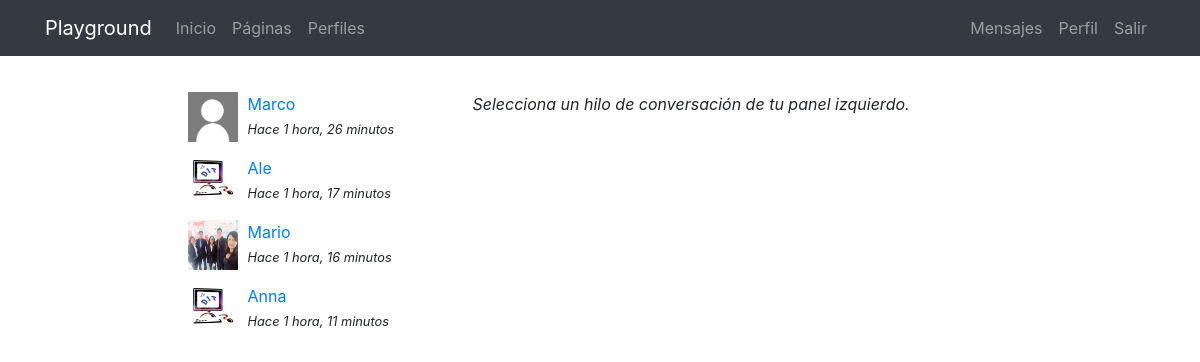
Page /messenger/ (signed in) on the earlier database version.
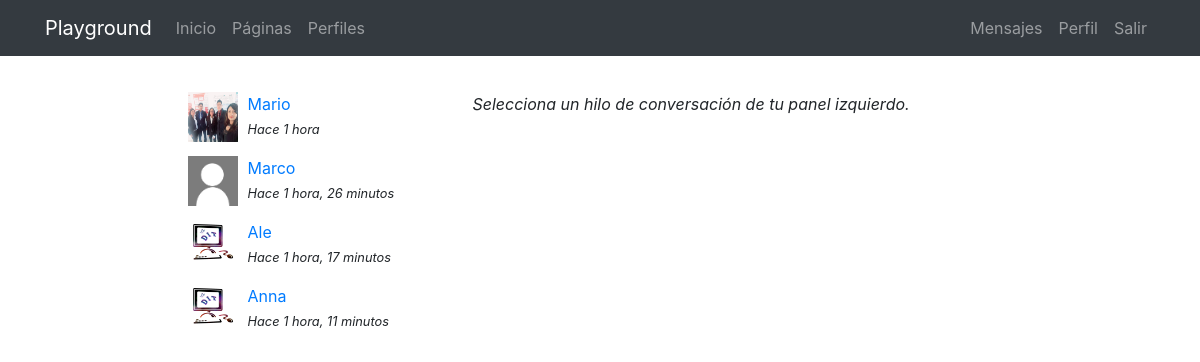
Same page on the later database version.
### messenger/models.py (models this page shows)
class Thread(models.Model):
    users = models.ManyToManyField(User, related_name='threads')
    messages = models.ManyToManyField(Message)
    updated = models.DateTimeField(auto_now=True)
    objects = ThreadManager()
    class Meta:
        ordering = ['-updated']

class Message(models.Model):
    user = models.ForeignKey(User, on_delete=models.CASCADE)
    content = models.TextField()
    created = models.DateTimeField(auto_now_add=True)
    class Meta:
        ordering = ['created']

### registration/models.py (models this page shows)
class Profile(models.Model):
    user = models.OneToOneField(User, on_delete=models.CASCADE)
    avatar = models.ImageField(upload_to=custom_upload_to, null=True, blank=True)
    bio = models.TextField(null=True, blank=True)
    link = models.URLField(max_length=200, null=True, blank=True)
    class Meta:
        ordering = ['user__username']

### messenger/views.py (the view)
# urls.py: path('', ThreadList.as_view(), name="list"),
@method_decorator(login_required, name="dispatch")
class ThreadList(TemplateView):
    template_name = "messenger/thread_list.html"

### messenger/templates/messenger/thread_list.html (shortened to what this page needs)
{% extends 'core/base.html' %}
{% load static %}
{% block content %}
<main role="main">
  <div class="container">
    <div class="row mt-3">
      <div class="col-md-9 mx-auto mb-5">
        <div class="row">
          <div class="col-md-4">
            {% for thread in request.user.threads.all %}
              {% if thread.messages.all|length > 0 %}
                <div class="mb-3">
                  {% for user in thread.users.all %}
                    {% if user != request.user %}
                      {% if user.profile.avatar %}
                        <img src="{{user.profile.avatar.url}}" class="avatar">
                      {% else %}
                        <img src="{% static 'registration/img/no-avatar.jpg' %}" class="avatar">
                      {% endif %}
                      <div>
                        <a href="{% url 'messenger:detail' thread.pk %}">{{user}}</a><br>
                        <small><i>Hace {{thread.messages.last.created|timesince}}</i></small>
                      </div>
                    {% endif %}
                  {% endfor %}
                </div>
              {% endif %}
            {% endfor %}
          </div>
          <div class="col-md-8">
            <p><i>Selecciona un hilo de conversación de tu panel izquierdo.</i></p>
          </div>
        </div>
      </div>
    </div>
  </div>
</main>
{% endblock %}

### core/templates/core/base.html (shortened to what this page needs)
<!DOCTYPE html>
<html lang="es">
  <head>
    {% load static %}
    <link href="{% static 'core/vendor/bootstrap/css/bootstrap.min.css' %}" rel="stylesheet">
    <link href="{% static 'core/vendor/font-awesome/css/font-awesome.min.css' %}" rel="stylesheet" type="text/css">
    <link href="{% static 'core/css/main.css' %}" rel="stylesheet">
  </head>
  <body>
    <body>
      <nav class="navbar navbar-expand-lg navbar-dark bg-dark">
        <div class="container">
          <a class="navbar-brand" href="{% url 'home' %}">Playground</a>
          <div class="collapse navbar-collapse" id="ned">
            <ul class="navbar-nav mr-auto">
              <li class="nav-item">
                <a class="nav-link" href="{% url 'home' %}">Inicio</a>
              </li>
              <li class="nav-item">
                <a class="nav-link" href="{% url 'pages:pages' %}">Páginas</a>
              </li>
              <li class="nav-item">
                <a class="nav-link" href="{% url 'profiles:list' %}">Perfiles</a>
              </li>
            </ul>
            <ul class="navbar-nav">
            {% if not request.user.is_authenticated %}
                <li class="nav-item">
                  <a class="nav-link" href="{% url 'login' %}">Acceder</a>
                </li>
                <li class="nav-item">
                  <a class="nav-link" href="{% url 'signup' %}">Registro</a>
                </li>
            {% else %}
                <li class="nav-item">
                  <a class="nav-link" href="{% url 'messenger:list' %}">Mensajes</a>
                </li>
                <li class="nav-item">
                  <a class="nav-link" href="{% url 'profile' %}">Perfil</a>
                </li>
                <li class="nav-item">
                  <a class="nav-link" href="{% url 'logout' %}">Salir</a>
                </li>
            {% endif %}
            </ul>
          </div>
        </div>
      </nav>
      {% block content %}{% endblock %}
  </body>
</html>

### core/static/core/css/main.css (style rules this page uses)
main { padding-top: 20px; }
:root { --jumbotron-padding-y: 3rem; }

### messenger/templates/messenger/thread_list.html (style rules this page uses)
.avatar { width:50px; height:50px; float:left; margin-right:10px; }

Differences in the rows shown:
changed Thread: messages.last.created "1 hora, 16 minutos" → "1 hora"; moves up the list
